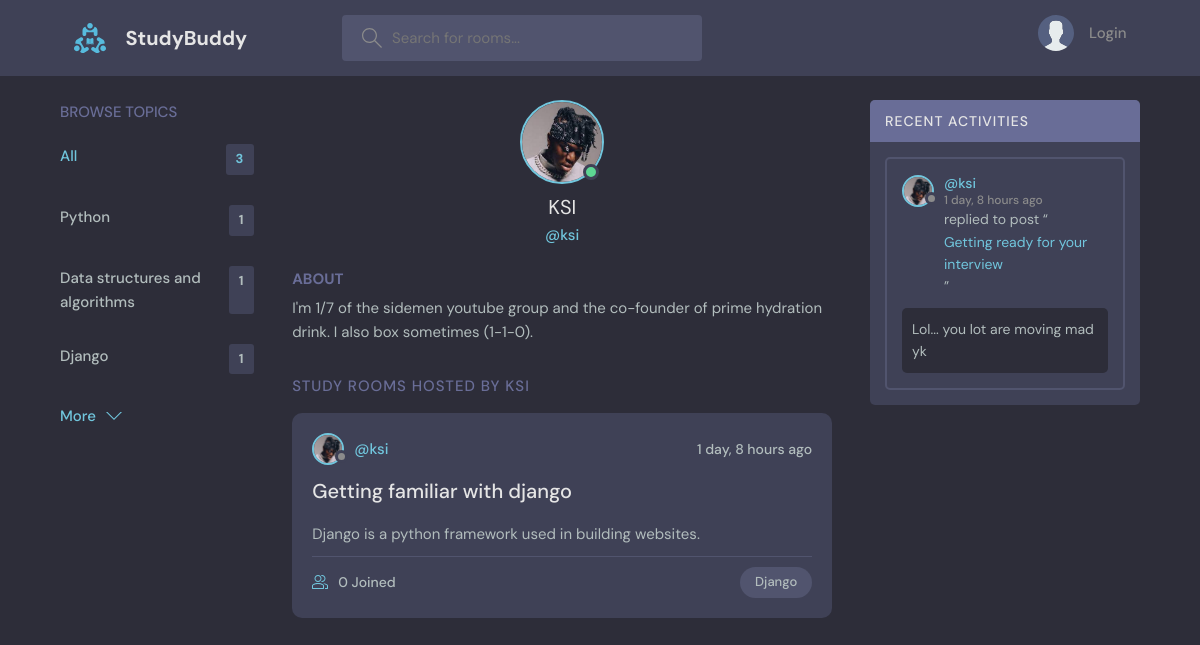
/user-profile/3/, run on the app's committed database.
### base/models.py (models this page shows)
class Topic(models.Model):
    name = models.CharField(max_length=200)
    def __str__(self):
        return self.name

class User(AbstractUser):
    name = models.CharField(max_length=200, null=True)
    email = models.EmailField(unique=True, null=True)
    bio = models.TextField(null=True)
    avatar = models.ImageField(null=True, default="avatar.svg")
    USERNAME_FIELD = 'email'
    REQUIRED_FIELDS = []

class Room(models.Model):
    value = "room"
    host = models.ForeignKey(User, on_delete=models.SET_NULL, null=True)
    topic = models.ForeignKey(Topic, on_delete=models.SET_NULL, null=True)
    name = models.CharField(max_length=200)
    participants = models.ManyToManyField(User, related_name='participants', blank=True)
    description = models.TextField(null=True, blank=True)
    updated = models.DateTimeField(auto_now=True)
    created = models.DateTimeField(auto_now_add=True)
    def __str__(self):
        return self.name
    class Meta:
        ordering = ['-updated', '-created']

class Message(models.Model):
    value = "message"
    user = models.ForeignKey(User, on_delete=models.CASCADE)
    room = models.ForeignKey(Room, on_delete=models.CASCADE)
    body = models.TextField()
    updated = models.DateTimeField(auto_now=True)
    created = models.DateTimeField(auto_now_add=True)
    class Meta:
        ordering = ['-updated', '-created']
    def __str__(self):
        return self.body[0:50]

### base/views.py (the view)
# urls.py: path('user-profile/<str:pk>/', views.userProfile, name="profile"),
def userProfile(request, pk):
    user = User.objects.get(id=pk)
    rooms = user.room_set.all()
    topics = Topic.objects.all()
    room_messages = user.message_set.all()
    context = {'user': user, 'rooms': rooms, 'topics': topics, 'room_messages': room_messages}
    return render(request, 'base/profile.html', context)

### base/templates/base/profile.html (shortened to what this page needs)
{% extends 'main.html'%}
{% block content %}
  <main class="profile-page layout layout--3">
    <div class="container">
      {% include 'base/topics_component.html' %}
    <div class="roomList">
        <div class="profile">
          <div class="profile__avatar">
            <div class="avatar avatar--large active">
              <img src="{{user.avatar.url}}" />
            </div>
          </div>
          <div class="profile__info">
            <h3>{{user.name}}</h3>
            <p>@{{user.username}}</p>
          </div>
          <div class="profile__about">
            <h3>About</h3>
            <p>
              {{user.bio}}
            </p>
          </div>
        </div>
        <div class="roomList__header">
          <div>
            <h2>Study Rooms Hosted by {{user.name}}</a>
            </h2>
          </div>
        </div>
      {% include 'base/feed_component.html'%}
        </div>
      {% include 'base/activity_component.html'%}
    </div>
  </main>
{% endblock content %}

### base/templates/base/topics_component.html
<div class="topics">
    <div class="topics__header">
      <h2>Browse Topics</h2>
    </div>
    <ul class="topics__list">
      <li>
        <a href="{% url 'home' %}" class="active">All <span>{{topics.count}}</span></a>
      </li>
      {% for topic in topics %}
      <li>
        <a href="{% url 'home' %}?q={{topic.name}}">{{topic.name}} <span>{{topic.room_set.all.count}}</span></a>
      </li>
      {% endfor %}
    </ul>
    <a class="btn btn--link" href="{% url 'topics' %}">
      More
      <svg version="1.1" xmlns="http://www.w3.org/2000/svg" width="32" height="32" viewBox="0 0 32 32">
        <title>chevron-down</title>
        <path d="M16 21l-13-13h-3l16 16 16-16h-3l-13 13z"></path>
      </svg>
    </a>
  </div>

### base/templates/base/feed_component.html (shortened to what this page needs)
{% for room in rooms%}
<div class="roomListRoom">
    <div class="roomListRoom__header">
      <a href="{% url 'profile' room.host.id %}" class="roomListRoom__author">
        <div class="avatar avatar--small">
          <img src="{{room.host.avatar.url}}" />
        </div>
        <span>@{{room.host.username}}</span>
      </a>
      <div class="roomListRoom__actions">
        <span>{{room.updated|timesince}} ago</span>
      </div>
    </div>
    <div class="roomListRoom__content">
      <a href="{% url 'room' room.id %}">{{room.name}}</a>
      <p>{{room.description}}</p>
    </div>
    <div class="roomListRoom__meta">
      <a href="{% url 'room' room.id %}" class="roomListRoom__joined">
        {{room.participants.count}} Joined
      </a>
      <p class="roomListRoom__topic">{{room.topic}}</p>
    </div>
</div>
  {% endfor %}

### base/templates/base/activity_component.html (shortened to what this page needs)
<div class="activities">
    <div class="activities__header">
      <h2>Recent Activities</h2>
    </div>
{% for message in room_messages %}
<div class="activities__box">
    <div class="activities__boxHeader roomListRoom__header">
      <a href="{% url 'profile' message.user.id %}" class="roomListRoom__author">
        <div class="avatar avatar--small">
          <img src="{{message.user.avatar.url}}" />
        </div>
        <p>
          @{{message.user.username}}
          <span>{{message.created|timesince}} ago</span>
        </p>
      </a>
    </div>
    <div class="activities__boxContent">
      <p>replied to post “<a href="{% url 'room' message.room.id %}">{{message.room}}</a>”</p>
      <div class="activities__boxRoomContent">
        {{message}}
      </div>
    </div>
  </div>
  {% endfor %}
</div>

### data on the page
Topic: name "Python", room_set.all.count "1"
Topic: name "Data structures and algorithms", room_set.all.count "1"
Topic: name "Django", room_set.all.count "1"
User: avatar (picture), name "KSI", username "ksi", bio "I'm 1/7 of the sidemen youtube group and the co-founder of prime hydration drink. I also box sometimes (1-1-0)."
Room: host.avatar (picture), host.username "ksi", updated "1 day, 8 hours", name "Getting familiar with django", description "Django is a python framework used in building websites.", participants.count "0", topic "Django"
Message: user.avatar (picture), user.username "ksi", created "1 day, 8 hours", room "Getting ready for your interview", body "Lol... you lot are moving mad yk"

### other printed values
{{ topics.count }} "3"
